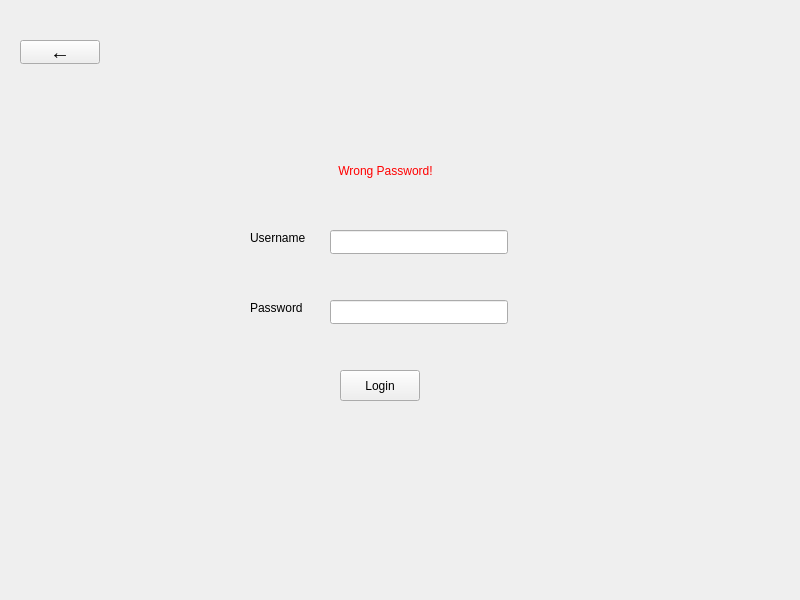
<?xml version="1.0" encoding="UTF-8"?>
<ui version="4.0">
 <class>Login</class>
 <widget class="QWidget" name="Login">
  <property name="geometry">
   <rect>
    <x>0</x>
    <y>0</y>
    <width>800</width>
    <height>600</height>
   </rect>
  </property>
  <property name="windowTitle">
   <string>Form</string>
  </property>
  <widget class="QLabel" name="password_label">
   <property name="geometry">
    <rect>
     <x>250</x>
     <y>270</y>
     <width>60</width>
     <height>76</height>
    </rect>
   </property>
   <property name="text">
    <string>Password</string>
   </property>
  </widget>
  <widget class="QLineEdit" name="password_input">
   <property name="geometry">
    <rect>
     <x>330</x>
     <y>300</y>
     <width>178</width>
     <height>24</height>
    </rect>
   </property>
   <property name="echoMode">
    <enum>QLineEdit::Password</enum>
   </property>
  </widget>
  <widget class="QLabel" name="username_label">
   <property name="geometry">
    <rect>
     <x>250</x>
     <y>200</y>
     <width>61</width>
     <height>76</height>
    </rect>
   </property>
   <property name="text">
    <string>Username</string>
   </property>
  </widget>
  <widget class="QLineEdit" name="username_input">
   <property name="geometry">
    <rect>
     <x>330</x>
     <y>230</y>
     <width>178</width>
     <height>24</height>
    </rect>
   </property>
  </widget>
  <widget class="QPushButton" name="login_button">
   <property name="geometry">
    <rect>
     <x>340</x>
     <y>370</y>
     <width>80</width>
     <height>31</height>
    </rect>
   </property>
   <property name="text">
    <string>Login</string>
   </property>
  </widget>
  <widget class="QLabel" name="wrong_password">
   <property name="enabled">
    <bool>true</bool>
   </property>
   <property name="geometry">
    <rect>
     <x>290</x>
     <y>140</y>
     <width>191</width>
     <height>61</height>
    </rect>
   </property>
   <property name="styleSheet">
    <string notr="true">color: red</string>
   </property>
   <property name="text">
    <string>Wrong Password!</string>
   </property>
   <property name="alignment">
    <set>Qt::AlignCenter</set>
   </property>
  </widget>
  <widget class="QPushButton" name="exit_button">
   <property name="geometry">
    <rect>
     <x>20</x>
     <y>40</y>
     <width>80</width>
     <height>24</height>
    </rect>
   </property>
   <property name="styleSheet">
    <string notr="true">font-size:20px</string>
   </property>
   <property name="text">
    <string>←</string>
   </property>
  </widget>
 </widget>
 <resources/>
 <connections/>
</ui>
